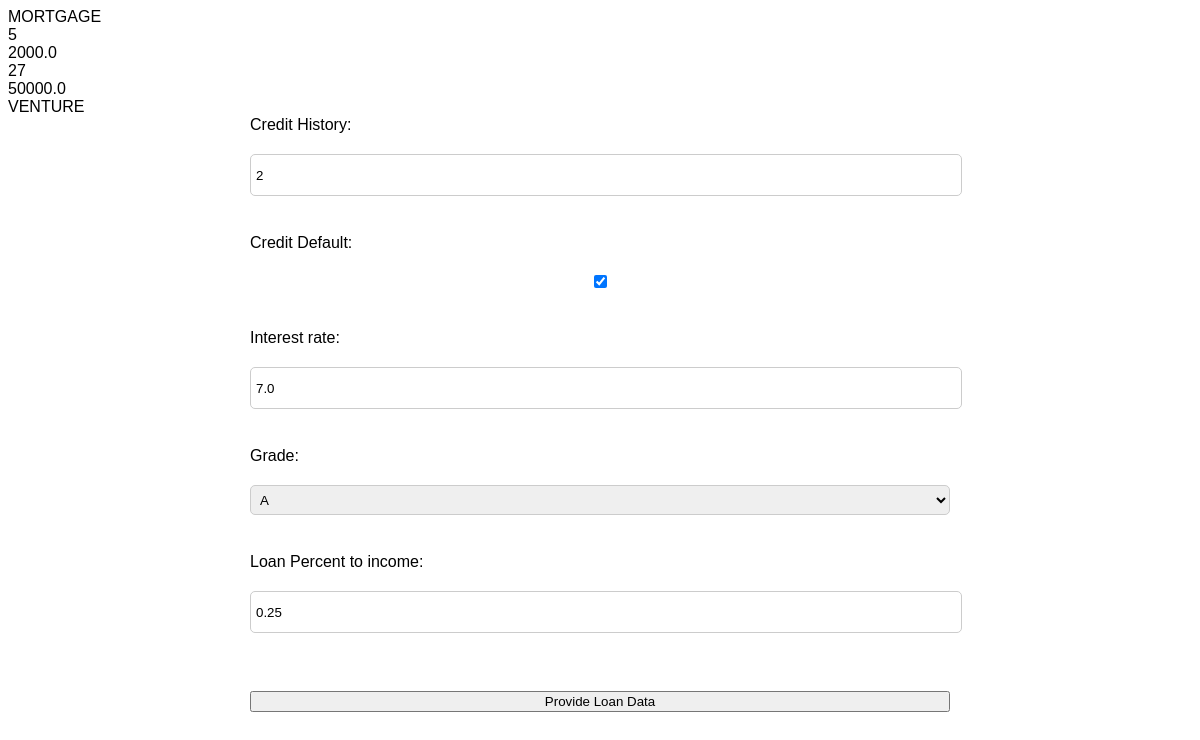
Screenshot of /loan-details/update/10/ (signed in) with the database file from the repository.
### loan_approval/models.py (models this page shows)
class Loan(models.Model):
    OWNERSHIP_CHOICES = [('RENT','RENT'),
                         ('OWN','OWN'),
                         ('MORTGAGE','MORTGAGE'),
                         ('OTHER','OTHER')
                         ]
    INTENTIONS = [('PERSONAL','PERSONAL'),
                  ('EDUCATION','EDUCATION'),
                  ('MEDICAL','MEDICAL'),
                  ('VENTURE','VENTURE'),
                  ('HOMEIMPROVEMENT','HOMEIMPROVEMENT'),
                  ('DEBTCONSOLIDATION','DEBTCONSOLIDATION')
                  ]
    home_ownership = models.CharField(max_length=10,choices=OWNERSHIP_CHOICES)
    emp_length = models.PositiveIntegerField(validators=[MinValueValidator(0),
                                       MaxValueValidator(43)])
    loan_amount = models.FloatField(validators=[MinValueValidator(0.0),
                                       MaxValueValidator(40000.0)])
    person_age = models.PositiveIntegerField(validators=[MinValueValidator(18),
                                       MaxValueValidator(110)])
    income = models.FloatField(validators=[MinValueValidator(1000.0),
                                       MaxValueValidator(7000000.0)])
    loan_intent = models.CharField(max_length=20,choices=INTENTIONS)
    applicant_details = models.ForeignKey(Applicant, on_delete=models.CASCADE)
    managed_by = models.ForeignKey(Employee, on_delete=models.SET_NULL, null=True)

class LoanDetails(models.Model):
    LOAN_GRADES = [
        ("A","A"),
        ("B","B"),
        ("C","C"),
        ("D","D"),
        ("E","E"),
        ("F","F"),
        ("G","G")
    ]
    credit_history = models.PositiveIntegerField(validators=[MinValueValidator(2),
                                       MaxValueValidator(35)])
    credit_default = models.BooleanField()
    interest_rate = models.FloatField(validators=[MinValueValidator(4.0),
                                       MaxValueValidator(24.0)])
    grade = models.CharField(max_length=3, choices=LOAN_GRADES)
    loan_percent_to_income = models.FloatField(validators=[MinValueValidator(0.0),
                                       MaxValueValidator(0.84)])
    loan_request = models.OneToOneField(Loan, on_delete= models.CASCADE)

### loan_approval/views.py (the view, shortened to what this page needs)
# urls.py: path('loan-details/update/<int:pk>/',update_loan_details,name='loan_details_update'),
@login_required
def update_loan_details(request,pk):
    context = {}
    obj = get_object_or_404(LoanDetails, id = pk)
    context['home_ownership'] = obj.loan_request.home_ownership
    context['emp_length'] = obj.loan_request.emp_length
    context['loan_amount'] = obj.loan_request.loan_amount
    context['person_age'] = obj.loan_request.person_age
    context['income'] = obj.loan_request.income
    context['loan_intent'] = obj.loan_request.loan_intent
    if request.method == "GET":
        form = LoanDetailsModelForm(request.GET or None, instance = obj)
        context['form'] = form
        return render(request, 'loan_approval/loan_details_form.html',context)

### loan_approval/forms.py
class LoanDetailsModelForm(forms.ModelForm):
    class Meta:
        model = LoanDetails
        exclude = ['loan_request']

### loan_approval/templates/loan_approval/loan_details_form.html (shortened to what this page needs)
{% if user.is_authenticated %}
{% load static %}
<!DOCTYPE html>
<html lang="en">
<head>
    <link rel="stylesheet" href="{% static 'css/loan_details.css' %}">
</head>
<body>
  {% if not user.is_superuser %}
  {% if user.is_staff %}
{{home_ownership}}<br>
{{emp_length}}<br>
{{loan_amount}}<br>
{{person_age}}<br>
{{income}}<br>
{{loan_intent}}<br>
<form method="post">
    Credit History:
    {{form.credit_history}}
    <br>
    Credit Default:
    {{form.credit_default}}
    <br>
    Interest rate:
    {{form.interest_rate}}
    <br>
    Grade:
    {{form.grade}}
    <br>
    Loan Percent to income:
    {{form.loan_percent_to_income}}
    <br>
    <input type="submit" value='Provide Loan Data'>
</form>
{% else %}
<h3> 403 Error: Applicant and superadmin are not allowed to provide loan information.</h3>
{% endif %}
{% else %}
<h3> 403 Error: Applicant and superadmin are not allowed to provide loan information.</h3>
{% endif %}
</body>
</html>
{% endif  %}

### static/css/loan_details.css (style rules this page uses)
* { font-family: "Poppins", sans-serif; }
form { display: flex; flex-direction: column; gap: 20px; width: 700px; margin: auto; }
input[type="number"], select { width: 100%; padding: 5px; height: 30px; border-radius: 5px; border: 1px solid #ccc; }

### rows the page displays
Loan: home_ownership "MORTGAGE", loan_amount "2000.0", income "50000.0", loan_intent "VENTURE"
LoanDetails: credit_history "2", credit_default "☑", interest_rate "7.0", grade "A", loan_percent_to_income "0.25"

### other values shown
{{ emp_length }} "5"
{{ person_age }} "27"
